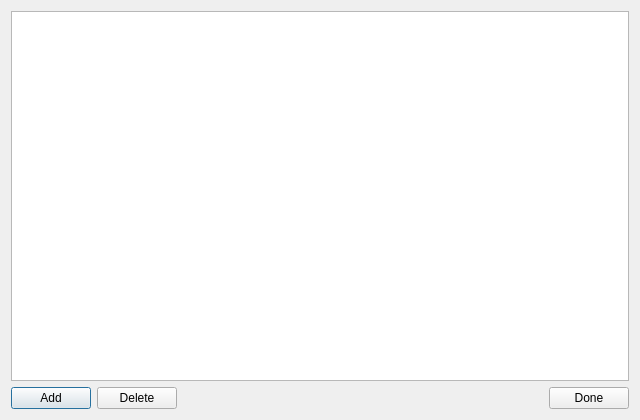
<?xml version="1.0" encoding="UTF-8"?>
<ui version="4.0">
 <class>ControllableShuntEditorDialog</class>
 <widget class="QDialog" name="ControllableShuntEditorDialog">
  <property name="geometry">
   <rect>
    <x>0</x>
    <y>0</y>
    <width>640</width>
    <height>420</height>
   </rect>
  </property>
  <property name="windowTitle">
   <string>Controllable shunt editor</string>
  </property>
  <layout class="QVBoxLayout" name="verticalLayout">
   <item>
    <widget class="QTableView" name="tableView"/>
   </item>
   <item>
    <layout class="QHBoxLayout" name="buttonsLayout">
     <item>
      <widget class="QPushButton" name="addButton">
       <property name="text">
        <string>Add</string>
       </property>
      </widget>
     </item>
     <item>
      <widget class="QPushButton" name="deleteButton">
       <property name="text">
        <string>Delete</string>
       </property>
      </widget>
     </item>
     <item>
      <spacer name="horizontalSpacer">
       <property name="orientation">
        <enum>Qt::Horizontal</enum>
       </property>
       <property name="sizeHint" stdset="0">
        <size>
         <width>40</width>
         <height>20</height>
        </size>
       </property>
      </spacer>
     </item>
     <item>
      <widget class="QPushButton" name="doneButton">
       <property name="text">
        <string>Done</string>
       </property>
      </widget>
     </item>
    </layout>
   </item>
  </layout>
 </widget>
 <resources/>
 <connections/>
</ui>
